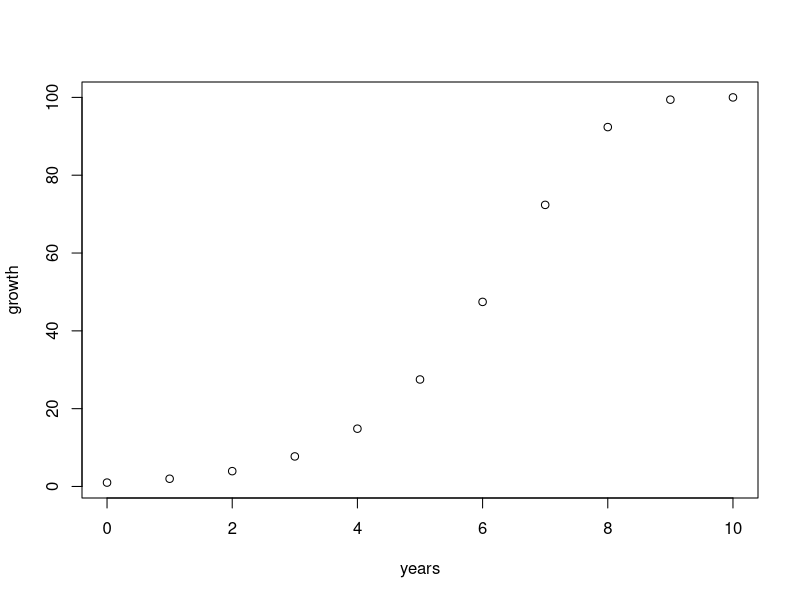

R code for this plot: (Note: this script raises an error after producing the figure.)
#Chapter 3 problem
#3.1 
#a) rd of an annual plant that has a maximum growth rate of Nt+1/Nt=2 at very, very small population sizes
rd = 1
#b)calculate alpha
alpha = 1/100
#c)calculate logisitc growth equation
dlogistic <- function(alpha,rd,N0,t) { 
  N = c(N0, numeric(t))
  for(i in 1:t) {
    N[i+1] = N[i] + rd * N[i] * (1 - alpha * N[i])
  }
  return(N)
}
#d) graph for 10 years
dlogis = dlogistic(alpha, rd, 1, 10)
plot(xlab="years",ylab = "growth", x = 0:10,dlogis)

#3.2
#a)find doubling time for 30 minutes for e.coli
r= 60*(log(2)/30)
#b)calculate per captia density 
alpha = 1/107
#c)graph 50 hour dynamics 

#3.3
#a)
thetalogistic <- function(times, y, parms) {
  n = y[1]
  with(as.list(parms), {
    dN.dt = r * n * (1 - (alpha * n)^theta)
    return(list(c(dN.dt)))
  })
}

#b)show that theta=1
prms = c(r = r, alpha = alpha)
init.N = c(1000)
t.s = seq(0.1,50, by = 1)
out = ode(y = init.N, times = t.s, clogistic, parms = prms)
plot(out[, 1], out[, 2], type = "l", xlab = "Time", ylab = "N")
parms = c(r=r,)

r <- 0.75 
alpha <- 0.01 
theta <- c(0.5, 1, 2)
N <- 0:110
theta.out <- sapply(theta, function(th) {
       1 - (alpha * N)^th
   })
 matplot(N, theta.out, ylab="theta",type = "l", col = 1)
 abline(h = 0)
 legend("bottomleft", legend = paste("theta =", c(2, 1, 0.5)), lty = 3:1)









